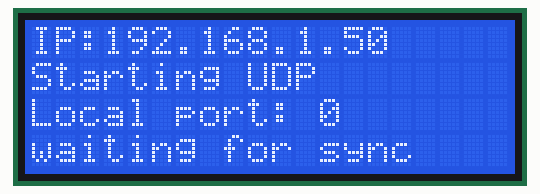
Bench run of a sketch on a simulated ESP8266 (NodeMCU). Parts: 20×4 character LCD. WiFi joins after 1.5 s; servers stay silent unless stated; what the sketch prints to the serial monitor is not drawn.

Above: at 1.8 s.
At 4.9 s:
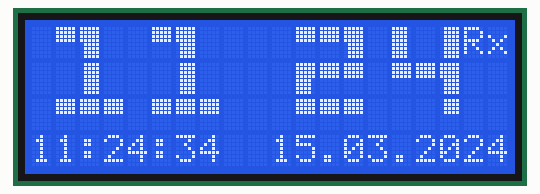
At 21.9 s:
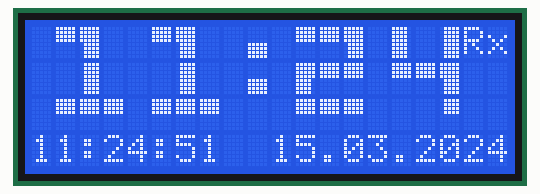
At 30.9 s:
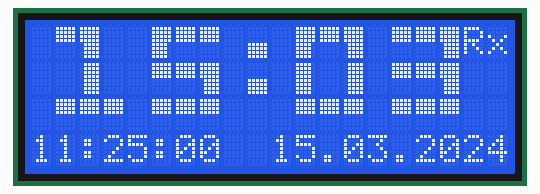
At 33.9 s:
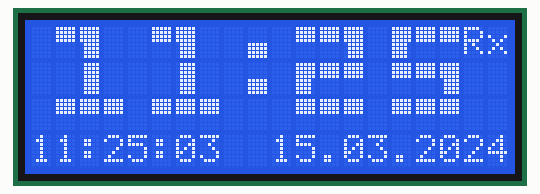
At 38.9 s:
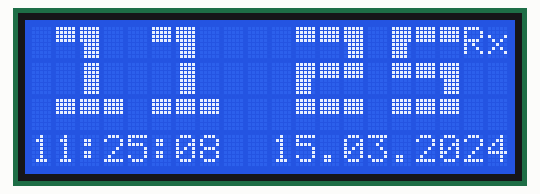

The sketch:

TimeNTP_ESP8266WiFi.ino
```cpp
#include <ESP8266WiFi.h>
#include <WiFiUdp.h>
#include <Timezone.h>
#include <TimeLib.h>
#include <ArduinoOTA.h>
#include <LiquidCrystal_I2C.h>
LiquidCrystal_I2C lcd(0x27, 20, 4);
byte a[8] = {
  0b01111,
  0b01111,
  0b01111,
  0b01111,
  0b00000,
  0b00000,
  0b00000,
  0b00000
};
byte b[8] = {
  0b11110,
  0b11110,
  0b11110,
  0b11110,
  0b11110,
  0b11110,
  0b11110,
  0b11110
};
byte c[8] = {
  0b11111,
  0b11111,
  0b11111,
  0b11111,
  0b11110,
  0b11110,
  0b11110,
  0b11110
};
byte d[8] = {
  0b11111,
  0b11111,
  0b11111,
  0b11111,
  0b01111,
  0b01111,
  0b01111,
  0b01111
};
byte e[8] = {
  0b11111,
  0b11111,
  0b11111,
  0b11111,
  0b00000,
  0b00000,
  0b00000,
  0b00000
};
byte f[8] = {
  0b01111,
  0b01111,
  0b01111,
  0b01111,
  0b01111,
  0b01111,
  0b01111,
  0b01111
};
byte g[8] = {
  0b00000,
  0b00000,
  0b00000,
  0b00000,
  0b11111,
  0b11111,
  0b11111,
  0b11111
};
const char ssid1[] = "MARFRA1";  //  your network SSID (name)
const char pass1[] = "marfra11";       // your network password
const char ssid2[] = "MARFRA2";  //  your network SSID (name)
const char pass2[] = "marfra11";       // your network password
int i, j, offset, ihour;
// NTP Servers:
IPAddress timeServer(217, 31, 202, 100);//217, 31, 202, 100
//IPAddress timeServer(128, 138, 140, 44); // time.nist.gov NTP server address.timeServer(128, 138, 140, 44)
const char* ntpServerName = "ntp.nic.cz";
const int timeZone = 1;     // Central European Time

WiFiUDP Udp;
unsigned int localPort = 8888;  // local port to listen for UDP packets

void setup()
{
  Serial.begin(115200);
  lcd.begin();
  lcd.backlight();
  lcd.createChar(0, a);
  lcd.createChar(1, b);
  lcd.createChar(2, c);
  lcd.createChar(3, d);
  lcd.createChar(4, e);
  lcd.createChar(5, f);
  lcd.createChar(6, g);
  lcd.backlight();
  lcd.setCursor(0, 0);
  lcd.print("Connecting to WiFi:");
  lcd.setCursor(0, 1);
  lcd.print(ssid1);
  WiFi.begin(ssid1, pass1);
  while (WiFi.status() != WL_CONNECTED) {
    delay(500);
    lcd.setCursor(i, 2);
    lcd.print(" ");
    if (i < 19) {
      i++;
    } else {
      i = 0;
      WiFi.begin(ssid2, pass2);
    }
    lcd.setCursor(i, 2);
    lcd.print(".");
  }
  lcd.clear();
  lcd.setCursor(0, 0);
  lcd.print("IP:");
  lcd.print(WiFi.localIP());
  lcd.setCursor(0, 1);
  lcd.print("Starting UDP");
  Udp.begin(localPort);
  lcd.setCursor(0, 2);
  lcd.print("Local port: ");
  lcd.print(Udp.localPort());
  lcd.setCursor(0, 3);
  lcd.print("waiting for sync");
  startOta();
  delay(3000);
  lcd.clear();
  setSyncProvider(getNtpTime);
}
time_t prevDisplay = 0; // when the digital clock was displayed

void loop()
{
  ArduinoOTA.handle();
  if (timeStatus() != timeNotSet) {
    if (now() != prevDisplay) { //update the display only if time has changed
      prevDisplay = now();

      if (int(year()) == 2018) {
        if ( int(month()) >= 3 && int(day()) >= 25 && int(hour()) >= 2) {
          offset = 1;
        }
        if ( int(month()) >= 10 && int(day()) >= 28 && int(hour()) >= 2) {
          offset = 0;
        }
      }
      if (int(year()) == 2019) {
        if ( int(month()) >= 3 && int(day()) >= 31 && int(hour()) >= 2) {
          offset = 1;
        }
        if ( int(month()) >= 10 && int(day()) >= 27 && int(hour()) >= 2) {
          offset = 0;
        }
      }
      if (int(year()) == 2020) {
        if ( int(month()) >= 3 && int(day()) >= 29 && int(hour()) >= 2) {
          offset = 1;
        }
        if ( int(month()) >= 10 && int(day()) >= 25 && int(hour()) >= 2) {
          offset = 0;
        }
      }
      if (int(year()) == 2022) {
        if ( int(month()) >= 3 && int(day()) >= 27 && int(hour()) >= 2) {
          offset = 1;
        }
        if ( int(month()) >= 10 && int(day()) >= 30 && int(hour()) >= 2) {
          offset = 0;
        }
      }
      ihour = int(hour()) + offset;
      if (int(ihour) == 24)
        ihour = 0;
      digitalClockDisplay();
    }
  }
}// end loop

void digitalClockDisplay() {
  lcd.setCursor(0, 3);
  printDigits(ihour);
  lcd.print(":");
  printDigits(minute());
  lcd.print(":");
  printDigits(second());
  lcd.setCursor(8, 3);
  lcd.print("  ");
  printDigits(day());
  lcd.print(".");
  printDigits(month());
  lcd.print(".");
  lcd.print(year());
  lcd.setCursor(19, 2);
  if (offset == 1) {
    lcd.print("L");
  } else {
    lcd.print(" ");
  }
  Serial.print(ihour);
  Serial.print(":");
  Serial.print(minute());
  Serial.print(":");
  Serial.print(second());
  Serial.print("  ");
  Serial.print(day());
  Serial.print(".");
  Serial.print(month());
  Serial.print(".");
  Serial.println(year());

  if (second() % 20 || second() % 21 || second() % 22 ) {
    select (int(int(ihour) / 10), 1);
    select ((int(ihour)) - int((int(ihour)) / 10) * 10, 5);
    select (int(minute() / 10), 11);
    select (minute() - int(minute() / 10) * 10, 15);
    if (second() % 2) {
      lcd.setCursor(9, 0);
      lcd.write(6);
      lcd.setCursor(9, 1);
      lcd.write(6);
    } else {
      lcd.setCursor(9, 0);
      lcd.print(" ");
      lcd.setCursor(9, 1);
      lcd.print(" ");
    }
  } else {
    select (int(int(day()) / 10), 1);
    select ((int(day())) - int((int(day())) / 10) * 10, 5);
    select (int(month() / 10), 11);
    select (month() - int(month() / 10) * 10, 15);
    if (second() % 2) {
      lcd.setCursor(9, 2);
      lcd.write(6);
      lcd.setCursor(19, 2);
      lcd.write(6);
    } else {
      lcd.setCursor(9, 2);
      lcd.print(" ");
      lcd.setCursor(19, 2);
      lcd.print(" ");
    }
  }
}
void printDigits(int digits) {
  if (digits < 10)
    lcd.print('0');
  lcd.print(digits);
}
void select(int cas, int xxx ) {
  switch (cas) {
    case 0:
      nula(xxx);
      break;
    case 1:
      jedna(xxx);
      break;
    case 2:
      dve(xxx);
      break;
    case 3:
      tri(xxx);
      break;
    case 4:
      ctyri(xxx);
      break;
    case 5:
      pet(xxx);
      break;
    case 6:
      sest(xxx);
      break;
    case 7:
      sedum(xxx);
      break;
    case 8:
      osum(xxx);
      break;
    case 9:
      devet(xxx);
      break;
  }
}

/*-------- NTP code ----------*/
const int NTP_PACKET_SIZE = 48; // NTP time is in the first 48 bytes of message
byte packetBuffer[NTP_PACKET_SIZE]; //buffer to hold incoming & outgoing packets
time_t getNtpTime()
{
  while (Udp.parsePacket() > 0) ; // discard any previously received packets
  sendNTPpacket(timeServer);
  lcd.setCursor(18, 0);
  lcd.print("Tx");//Transmit NTP Request
  Serial.print("Tx");//Transmit NTP Request

  uint32_t beginWait = millis();
  while (millis() - beginWait < 1500) {
    int size = Udp.parsePacket();
    if (size >= NTP_PACKET_SIZE) {
      lcd.setCursor(18, 0);
      lcd.print("Rx");//Receive NTP Response
      Serial.print("Rx");//Receive NTP Response
      Udp.read(packetBuffer, NTP_PACKET_SIZE);  // read packet into the buffer
      unsigned long secsSince1900;
      // convert four bytes starting at location 40 to a long integer
      secsSince1900 =  (unsigned long)packetBuffer[40] << 24;
      secsSince1900 |= (unsigned long)packetBuffer[41] << 16;
      secsSince1900 |= (unsigned long)packetBuffer[42] << 8;
      secsSince1900 |= (unsigned long)packetBuffer[43];
      const unsigned long seventyYears = 2208988800UL;
      unsigned long epoch = secsSince1900 - seventyYears;
      TimeChangeRule *tcr;
      time_t utc;
      utc = epoch;
      //         printTime(CE.toLocal(utc, &tcr), tcr -> abbrev, "Bratislava");
      return secsSince1900 - 2208988800UL + timeZone * SECS_PER_HOUR;
      return seventyYears + utc;
    }
  }
  lcd.setCursor(0, 3);
  lcd.print("No NTP Response :-(");
  Serial.print("No NTP Response :-(");
  lcd.setCursor(18, 0);
  lcd.print("No");
  return 0; // return 0 if unable to get the time
}
// send an NTP request to the time server at the given address
void sendNTPpacket(IPAddress &address)
{
  // set all bytes in the buffer to 0
  memset(packetBuffer, 0, NTP_PACKET_SIZE);
  // Initialize values needed to form NTP request
  // (see URL above for details on the packets)
  packetBuffer[0] = 0b11100011;   // LI, Version, Mode
  packetBuffer[1] = 0;     // Stratum, or type of clock
  packetBuffer[2] = 6;     // Polling Interval
  packetBuffer[3] = 0xEC;  // Peer Clock Precision
  // 8 bytes of zero for Root Delay & Root Dispersion
  packetBuffer[12]  = 49;
  packetBuffer[13]  = 0x4E;
  packetBuffer[14]  = 49;
  packetBuffer[15]  = 52;
  // all NTP fields have been given values, now
  // you can send a packet requesting a timestamp:
  Udp.beginPacket(address, 123); //NTP requests are to port 123
  Udp.write(packetBuffer, NTP_PACKET_SIZE);
  Udp.endPacket();
}
```

startOTA.ino
```cpp
void startOta(){  ArduinoOTA.setPort(8266);
  ArduinoOTA.setHostname("myesp8266");
//  ArduinoOTA.setPassword("admin");
  // Password can be set with it's md5 value as well
  // MD5(admin) = 21232f297a57a5a743894a0e4a801fc3
  // ArduinoOTA.setPasswordHash("21232f297a57a5a743894a0e4a801fc3");
  ArduinoOTA.onStart([]() {
    String type;
    if (ArduinoOTA.getCommand() == U_FLASH) {
      type = "sketch";
    } else { // U_SPIFFS
      type = "filesystem";
    }

    // NOTE: if updating SPIFFS this would be the place to unmount SPIFFS using SPIFFS.end()
    Serial.println("Start updating " + type);
  });
  ArduinoOTA.onEnd([]() {
    Serial.println("\nEnd");
  });
  ArduinoOTA.onProgress([](unsigned int progress, unsigned int total) {
    Serial.printf("Progress: %u%%\r", (progress / (total / 100)));
  });
  ArduinoOTA.onError([](ota_error_t error) {
    Serial.printf("Error[%u]: ", error);
    if (error == OTA_AUTH_ERROR) {
      Serial.println("Auth Failed");
    } else if (error == OTA_BEGIN_ERROR) {
      Serial.println("Begin Failed");
    } else if (error == OTA_CONNECT_ERROR) {
      Serial.println("Connect Failed");
    } else if (error == OTA_RECEIVE_ERROR) {
      Serial.println("Receive Failed");
    } else if (error == OTA_END_ERROR) {
      Serial.println("End Failed");
    }
  });
  ArduinoOTA.begin();
  Serial.println("Ready");
  Serial.print("IP address: ");
  Serial.println(WiFi.localIP());
  // END OTA
  }
```

znak.ino
```cpp
void nula(int x) {
  lcd.setCursor(x, 0);
  lcd.write(byte(2));
  lcd.write(4);
  lcd.write(3);
  lcd.setCursor(x, 1);
  lcd.write(1);
  lcd.print(" ");
  lcd.write(5);
  lcd.setCursor(x, 2);
  lcd.write(4);
  lcd.write(4);
  lcd.write(4);
}
void jedna(int x) {
  lcd.setCursor(x, 0);
  lcd.write(4);
  lcd.write(3);
  lcd.print(" ");
  lcd.setCursor(x, 1);
  lcd.print(" ");
  lcd.write(5);
  lcd.print(" ");
  lcd.setCursor(x, 2);
  lcd.write(4);
  lcd.write(4);
  lcd.write(4);
}
void dve(int x) {
  lcd.setCursor(x, 0);
  lcd.write(4);
  lcd.write(4);
  lcd.write(3);
  lcd.setCursor(x, 1);
  lcd.write(2);
  lcd.write(4);
  lcd.write(4);
  lcd.setCursor(x, 2);
  lcd.write(4);
  lcd.write(4);
  lcd.write(4);
}
void tri(int x) {
  lcd.setCursor(x, 0);
  lcd.write(4);
  lcd.write(4);
  lcd.write(3);
  lcd.setCursor(x, 1);
  lcd.write(4);
  lcd.write(4);
  lcd.write(3);
  lcd.setCursor(x, 2);
  lcd.write(4);
  lcd.write(4);
  lcd.write(4);
}
void ctyri(int x) {
  lcd.setCursor(x, 0);
  lcd.write(1);
  lcd.print(" ");
  lcd.write(5);
  lcd.setCursor(x, 1);
  lcd.write(4);
  lcd.write(4);
  lcd.write(3);
  lcd.setCursor(x, 2);
  lcd.print(" ");
  lcd.print(" ");
  lcd.write(0);
}
void pet(int x) {
  lcd.setCursor(x, 0);
  lcd.write(2);
  lcd.write(4);
  lcd.write(4);
  lcd.setCursor(x, 1);
  lcd.write(4);
  lcd.write(4);
  lcd.write(3);
  lcd.setCursor(x, 2);
  lcd.write(4);
  lcd.write(4);
  lcd.write(4);
}
void sest(int x) {
  lcd.setCursor(x, 0);
  lcd.write(2);
  lcd.write(4);
  lcd.write(4);
  lcd.setCursor(x, 1);
  lcd.write(2);
  lcd.write(4);
  lcd.write(3);
  lcd.setCursor(x, 2);
  lcd.write(4);
  lcd.write(4);
  lcd.write(4);
}
void sedum(int x) {
  lcd.setCursor(x, 0);
  lcd.write(4);
  lcd.write(4);
  lcd.write(3);
  lcd.setCursor(x, 1);
  lcd.print(" ");
  lcd.print(" ");
  lcd.write(5);
  lcd.setCursor(x, 2);
  lcd.print(" ");
  lcd.print(" ");
  lcd.write(0);
}
void osum(int x) {
  lcd.setCursor(x, 0);
  lcd.write(2);
  lcd.write(4);
  lcd.write(3);
  lcd.setCursor(x, 1);
  lcd.write(2);
  lcd.write(4);
  lcd.write(3);
  lcd.setCursor(x, 2);
  lcd.write(4);
  lcd.write(4);
  lcd.write(4);
}
void devet(int x) {
  lcd.setCursor(x, 0);
  lcd.write(2);
  lcd.write(4);
  lcd.write(3);
  lcd.setCursor(x, 1);
  lcd.write(4);
  lcd.write(4);
  lcd.write(3);
  lcd.setCursor(x, 2);
  lcd.write(4);
  lcd.write(4);
  lcd.write(4);
}
```

Measured:
- what the display in image 0 shows lasts 3.1 s, from 1.7 s to 4.8 s
- what the display in image 1 shows lasts 1.0 s, from 4.8 s to 5.8 s
